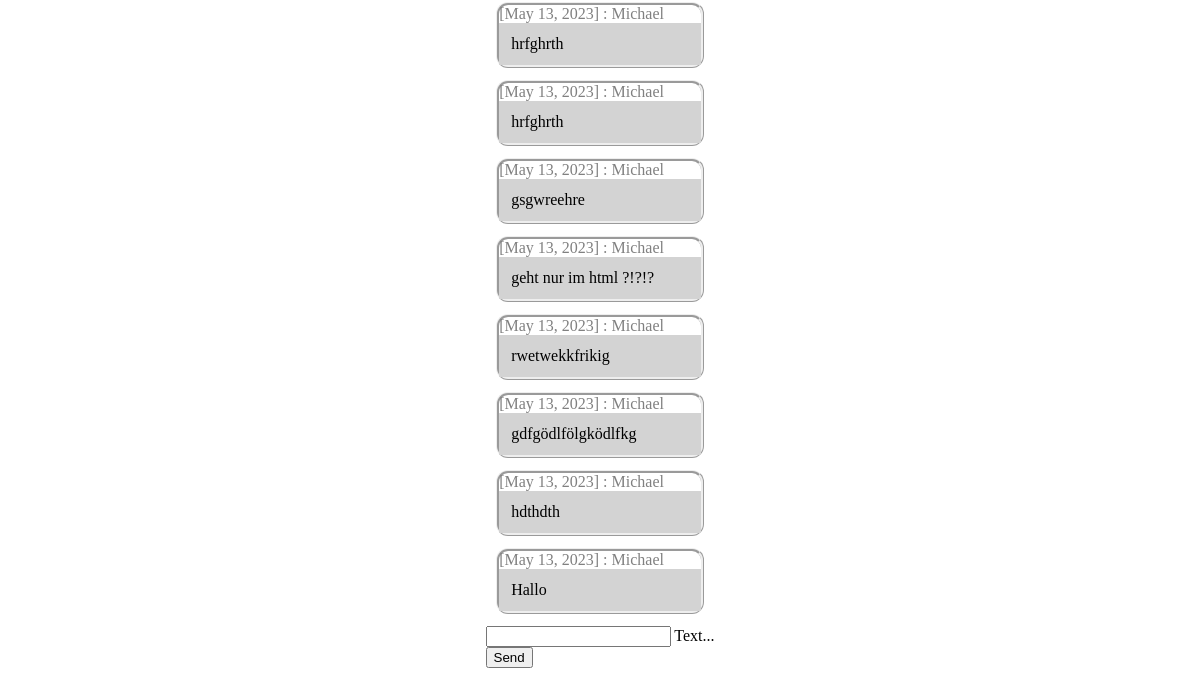
Page /chat/ (signed in, lower part) on the earlier database version.
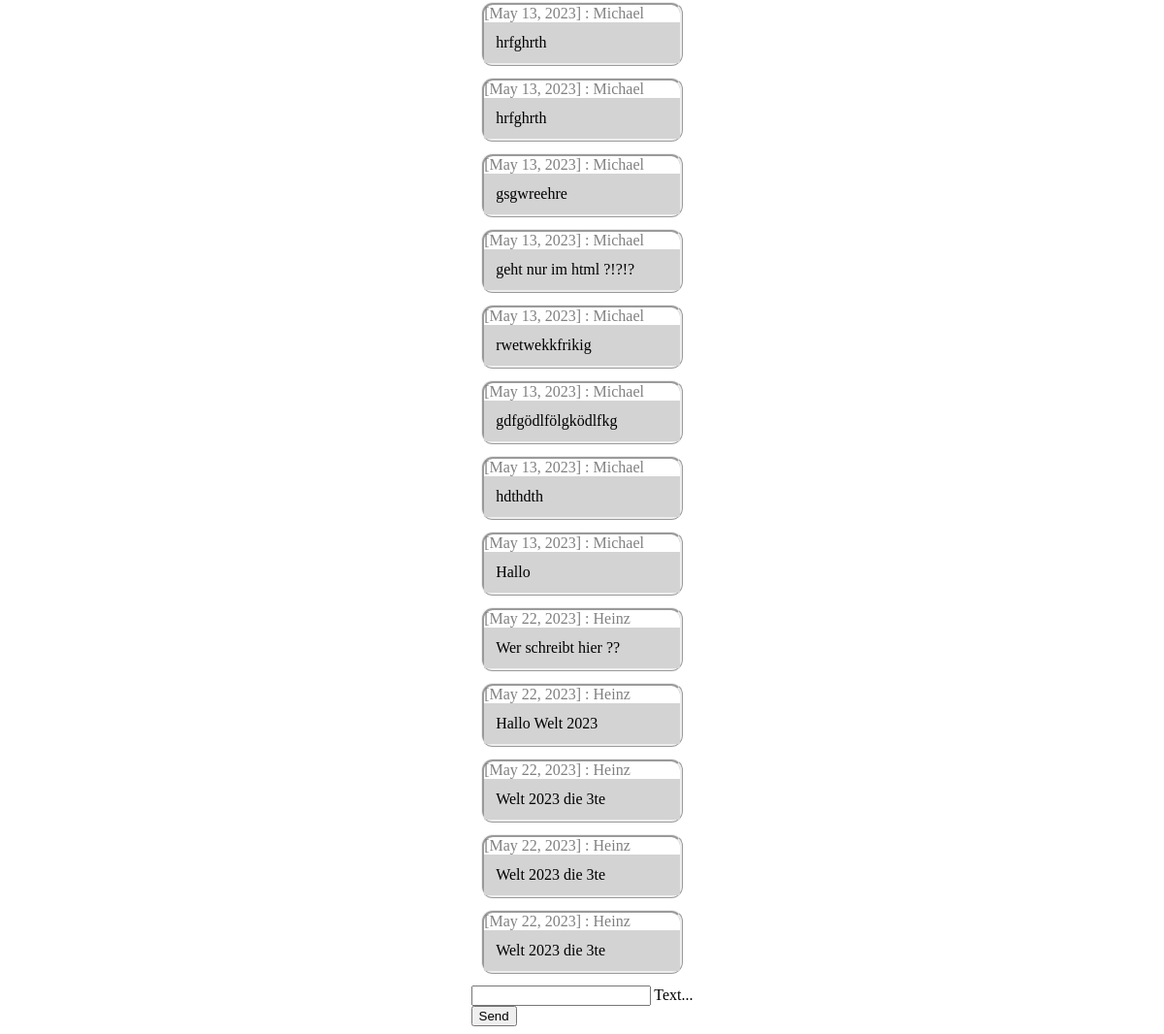
Same page on the later database version.
### chat/models.py (models this page shows)
class Message(models.Model):
    text = models.CharField(max_length=500)
    created_at = models.DateField(default=date.today)
    chat = models.ForeignKey(Chat, on_delete=models.CASCADE, related_name='chat_message_set', default=None, blank=True, null=True)
    author = models.ForeignKey(settings.AUTH_USER_MODEL, on_delete=models.CASCADE, related_name='author_message_set')
    receiver = models.ForeignKey(settings.AUTH_USER_MODEL, on_delete=models.CASCADE, related_name='receiver_message_set')

### chat/views.py (the view, shortened to what this page needs)
# urls.py: path('chat/', index),
@login_required(login_url='/login/')
def index(request):
    data = {'null':'null'}
    chatMessages = Message.objects.filter(chat__id=1)
    return render(request, 'chat/index.html', {'messages' : chatMessages})

### chat/templates/chat/index.html (shortened to what this page needs)
{% extends "base.html" %}
{% block content %}
{% if request.user.is_authenticated %}
<div id="messageContainer">
  {% for message in messages %}
  <div class="mdl-card">
    <div class="mdl-card__title">
      <span class="color-gray"> [{{ message.created_at }}] : {{ message.author.first_name}}</span>
    </div>
    <div class="mdl-card__media">
      {{ message.text }}
    </div>
  </div>
  {% endfor %}
</div>
<form onsubmit="sendMessage(); return false" method="POST">
  <div class="mdl-textfield mdl-js-textfield mdl-textfield--floating-label">
    <input class="mdl-textfield__input" name="textmessage" type="text" id="messageField">
    <label class="mdl-textfield__label" for="messageField">Text...</label>
  </div>
  <button class="mdl-button mdl-js-button mdl-button--raised mdl-js-ripple-effect mdl-button--accent">
    Send
  </button>
</form>
{% else %}
<h1>You are not logged in</h1>
<p>You have to logg in first</p><br>
Please click <a href="/login/">here</a>.
{% endif %}
{% endblock %}

Differences in the rows shown:
added Message: created_at "May 22, 2023", author.first_name "Heinz", text "Wer schreibt hier ??"
added Message: created_at "May 22, 2023", author.first_name "Heinz", text "Hallo Welt 2023"
added Message: created_at "May 22, 2023", author.first_name "Heinz", text "Welt 2023 die 3te"
added Message: created_at "May 22, 2023", author.first_name "Heinz", text "Welt 2023 die 3te"
added Message: created_at "May 22, 2023", author.first_name "Heinz", text "Welt 2023 die 3te"
